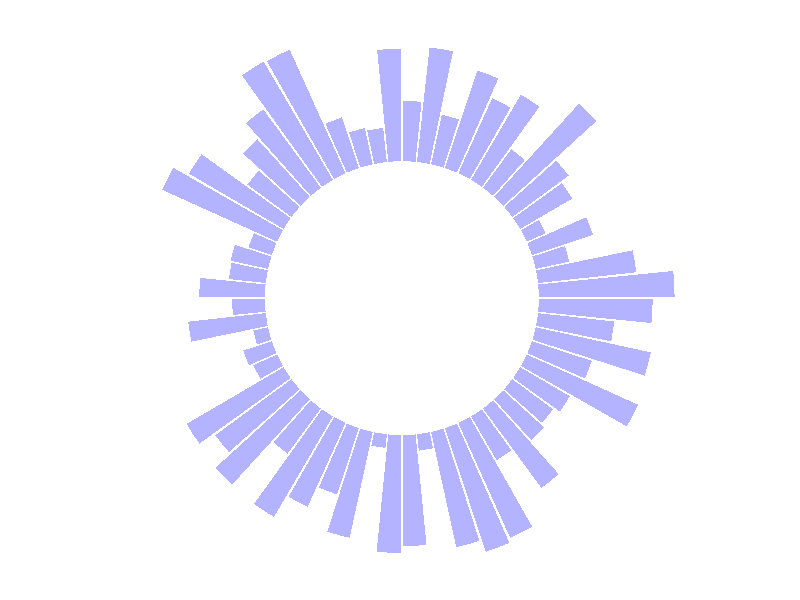

Write the R code that produced this figure.
# Libraries
library(tidyverse)
 
# Create dataset
data <- data.frame(
  id=seq(1,60),
  individual=paste( "Mister ", seq(1,60), sep=""),
  value=sample( seq(10,100), 60, replace=T)
)
 
# Make the plot
p <- ggplot(data, aes(x=as.factor(id), y=value)) +       # Note that id is a factor. If x is numeric, there is some space between the first bar
  
  # This add the bars with a blue color
  geom_bar(stat="identity", fill=alpha("blue", 0.3)) +
  
  # Limits of the plot = very important. The negative value controls the size of the inner circle, the positive one is useful to add size over each bar
  ylim(-100,120) +
  
  # Custom the theme: no axis title and no cartesian grid
  theme_minimal() +
  theme(
    axis.text = element_blank(),
    axis.title = element_blank(),
    panel.grid = element_blank(),
    plot.margin = unit(rep(-2,4), "cm")     # This remove unnecessary margin around plot
  ) +
  
  # This makes the coordinate polar instead of cartesian.
  coord_polar(start = 0)
p